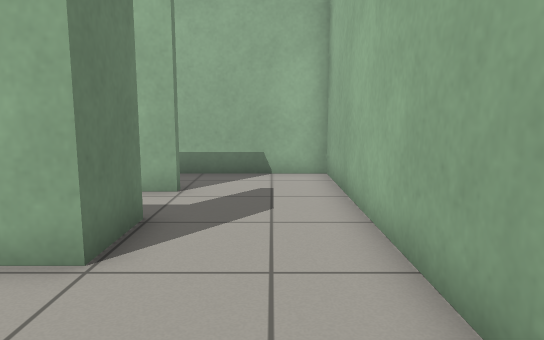
[1] (above)

15 first-person views from a walk through a world built for the Gazebo simulator. The camera is 0.84 m above the floor, tilts 8° down and sees 70° across. The floor is counted in squares, 0.5 m on a side. Each view is taken from the middle of a square. On the plan, view 1 faces up. The plan holds only what a view shows up to about 18 squares ahead; the rest is blank.

[2]
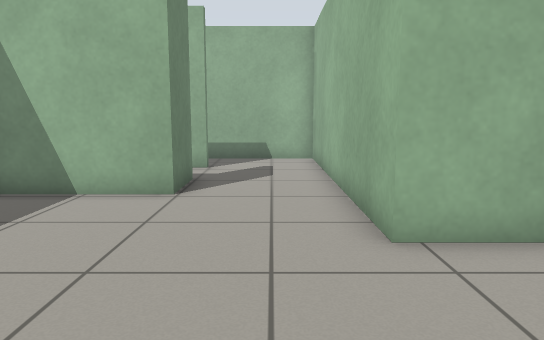

[3]
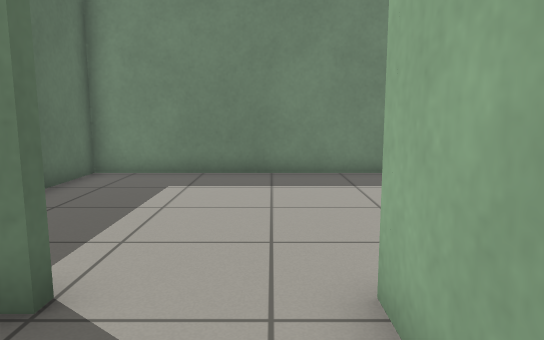

[4]
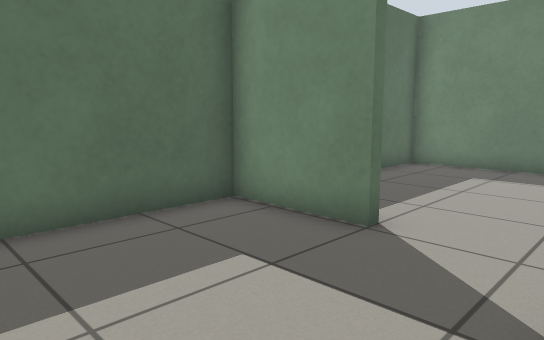

[5]
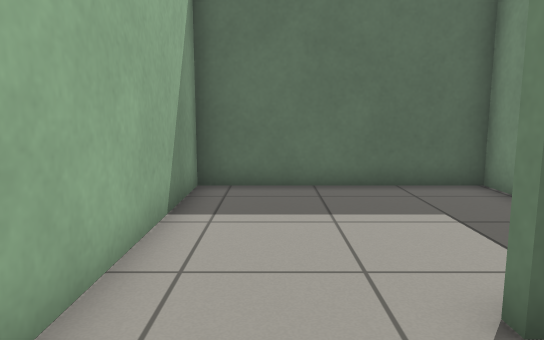

[6]
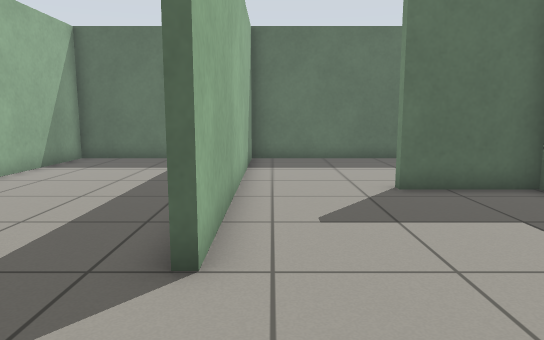

[7]
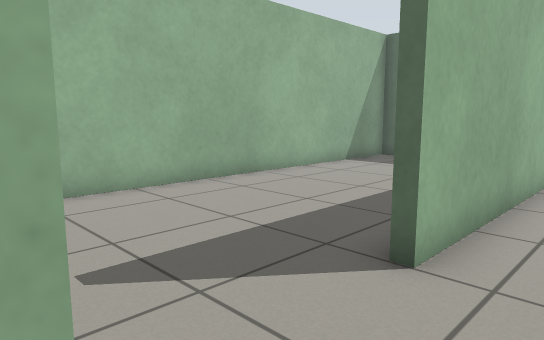

[8]
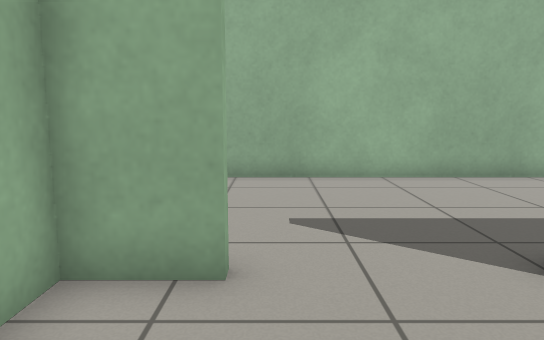

[9]
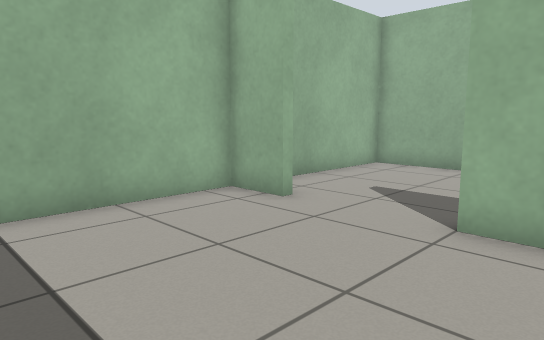

[10]
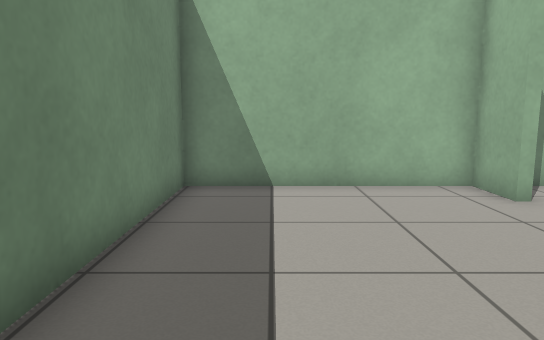

[11]
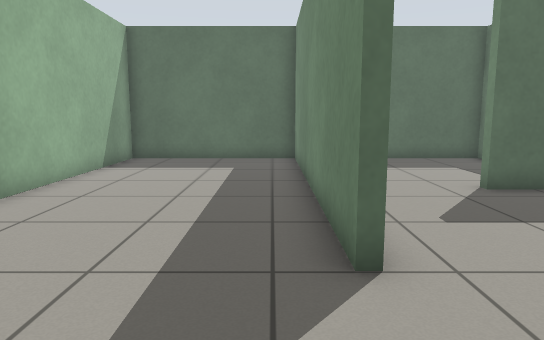

[12]
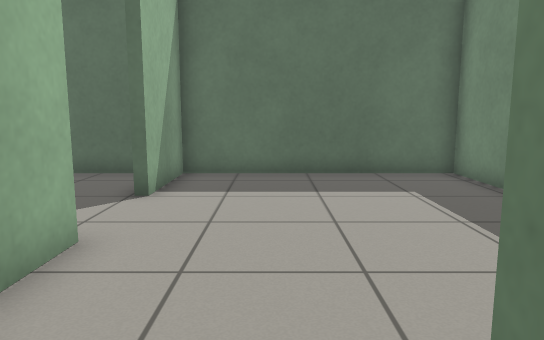

[13]
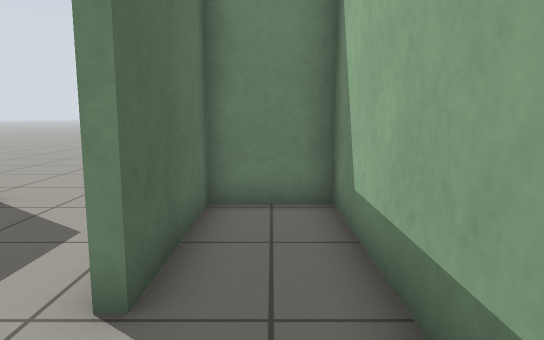

[14]
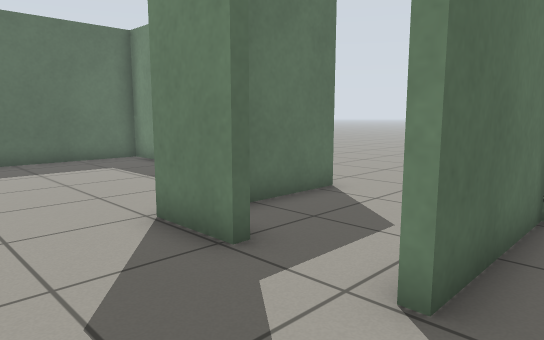

[15]
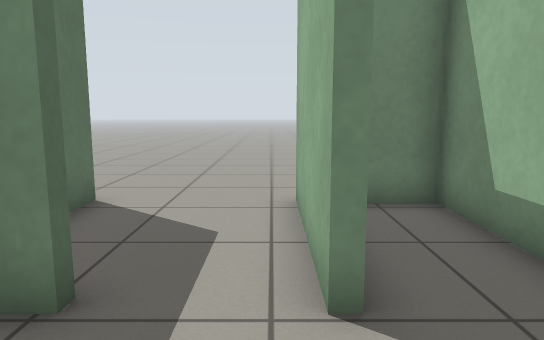

### Floor plan
Ten units are one square. View 1 is at (0, 0); x grows to the right and y downward. Boxes are objects, and circles mark ways between rooms. Rooms are numbered by the first view taken in them; rooms with no view inside come last. Other rooms are left out.
<svg viewBox="-68 -117 228 174">
<path fill="none" stroke="#000" d="M16 -10 16 -85M-63 -33 -63 52 16 52 16 20M-25 -62 -21 -62 -21 -42 -59 -42M-21 -85 -36 -85M38 -10 16 -10M51 -13 51 -9M16 20 19 20 19 52 88 52 88 -15M88 -94 88 -112 19 -112 19 -48M19 -13 51 -13M88 -15 88 -60M91 -60 91 52 155 52 155 -112 102 -112M16 -85 16 -112 -63 -112 -63 -88 -21 -88 -21 -85"/>
<circle cx="20" cy="10" r="3" fill="#2a7"/>
<circle cx="-5" cy="-90" r="3" fill="#2a7"/>
<circle cx="70" cy="-10" r="3" fill="#2a7"/>
<circle cx="90" cy="-75" r="3" fill="#2a7"/>
<text x="-20" y="-10">1</text>
<text x="50" y="20">2</text>
<text x="50" y="-60">3</text>
<text x="120" y="-30">4</text>
<text x="-10" y="-100">5</text>
</svg>
Room 1 opens to room 2. Room 1 opens to room 5. Room 2 opens to room 3. Room 3 opens to room 4.

Where each view was taken, in squares from view 1:
view 1: 0 up, 0 right, facing up
view 2: 4 down, 0 right, facing up
view 3: 0 up, 5 right, facing left
view 4: 1 up, 7 right, facing down-left
view 5: 4 up, 7 right, facing down
view 6: 10 up, 8 right, facing down
view 7: 10 up, 7 right, facing down-right
view 8: 9 up, 5 right, facing right
view 9: 4 up, 3 right, facing up-right
view 10: 2 up, 4 right, facing up
view 11: 10 up, 10 right, facing down
view 12: 6 up, 1 left, facing down
view 13: 10 up, 1 right, facing left
view 14: 10 up, 1 right, facing down-left
view 15: 8 up, 1 right, facing left
